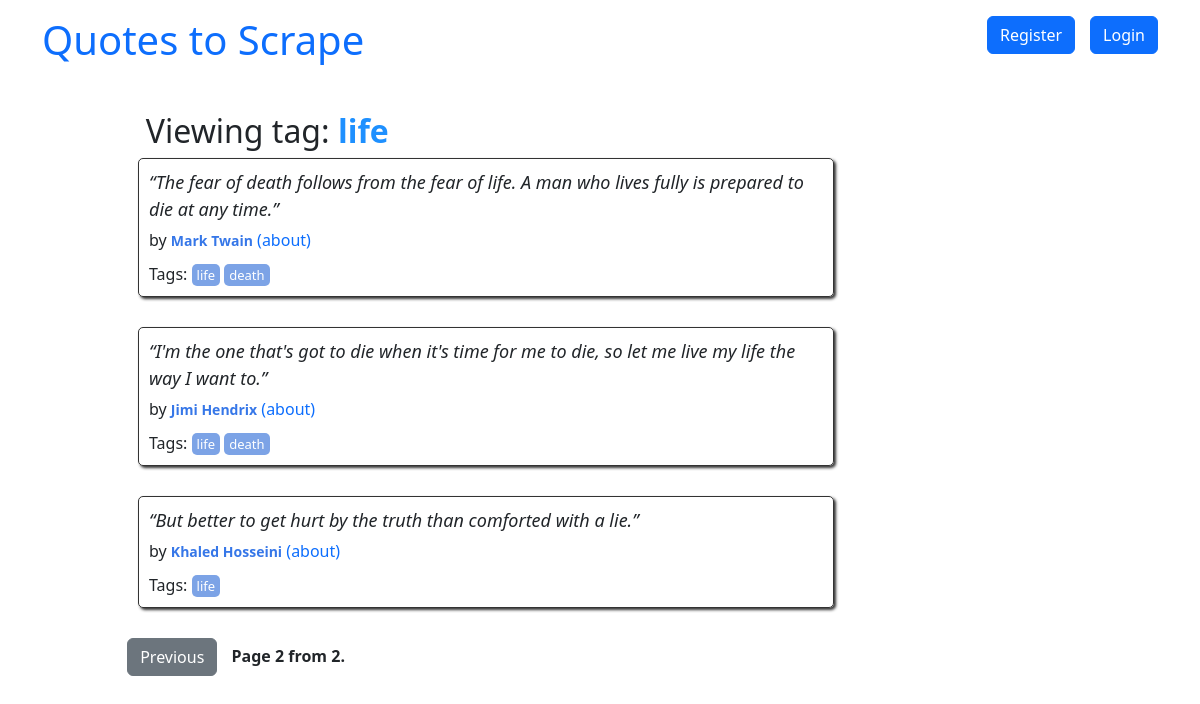
Screenshot of /tag/life/?page=2 with the database file from the repository.
### quotes/models.py (models this page shows, shortened)
class Tag(models.Model):
    name = models.CharField(max_length=60, null=False, unique=True)
    class Meta:
        verbose_name_plural = "Tags"
        verbose_name = "Tag"

class Quote(models.Model):
    user = models.ForeignKey(User, on_delete=models.CASCADE, default=None, null=True)
    quote = models.TextField()
    tags = models.ManyToManyField(Tag)
    author = models.ForeignKey(Author, on_delete=models.CASCADE, default=None, null=True)
    created_at = models.DateTimeField(auto_now_add=True)

class Author(models.Model):
    fullname = models.CharField(max_length=50)
    born_date = models.CharField(max_length=50)
    born_location = models.CharField(max_length=150)
    description = models.TextField()
    user = models.ForeignKey(User, on_delete=models.CASCADE, default=None, null=True)
    created_at = models.DateTimeField(auto_now_add=True)

### quotes/views.py (the view)
# urls.py: path('tag/<str:tag_name>/', views.TagQuotesView.as_view(), name='tag_quotes'),
class TagQuotesView(View):
    template_name = 'quotes/tag_quotes.html'
    quotes_per_page = 10
    def get(self, request, *args, **kwargs):
        tag_name = kwargs['tag_name']
        top_tags = Tag.objects.annotate(tag_count=Count("quote")).order_by("-tag_count")[:10]
        tag = get_object_or_404(Tag, name=tag_name)
        quotes_with_tag = get_list_or_404(Quote.objects.filter(tags=tag))
        paginator = Paginator(quotes_with_tag, self.quotes_per_page)
        page = request.GET.get('page')
        try:
            quotes_per_page = paginator.page(page)
        except (PageNotAnInteger, EmptyPage):
            quotes_per_page = paginator.page(1)
        context = {
            'tag_name': tag_name,
            'quotes_with_tag': quotes_per_page,
            "top_tags": top_tags
        }
        return render(request, self.template_name, context)

### quotes/templates/quotes/tag_quotes.html (shortened to what this page needs)
{% extends 'quotes/base.html' %}
{% load extract_authors %}
{% block content %}
<div class="author-details ms-5" style="margin-left: 10%;">
    <h2 class="author-title" style="margin-left: 5%;">
        Viewing tag: <b style="color:dodgerblue;">{{ tag_name }}</b>
    </h2>
    <div class="col-md-8">
        {% for quote in quotes_with_tag %}
        <div class="quote ms-5" itemscope="" itemtype="http://schema.org/CreativeWork">
            <span class="text" itemprop="text"> {{quote.quote}}
            </span>
            <span>by <small class="author" itemprop="author">{{ quote.author.fullname }}</small><a href="{% url 'quotes:author_detail' id=quote.author.id %}" target="_self"> (about)</a></span>
            <div class="tags">
                Tags:
                {% for tag in quote.tags.all %}
                <a class="tag" href="{% url 'quotes:tag_quotes' tag_name=tag.name %}">{{ tag.name }}</a>
                {% endfor %}
            </div>
        </div>
        {% endfor %}
        <nav>
            <div class="pagination" class="mb-3">
                <span class="step-links" style="margin-left: 5%;">
                    {% if quotes_with_tag.has_previous %}
                        <a class="btn btn-secondary" href="?page={{ quotes_with_tag.previous_page_number }}">Previous</a>
                    {% endif %}
                    <span class="current" style="margin: 0 10px;"><strong>Page {{ quotes_with_tag.number }} from {{ quotes_with_tag.paginator.num_pages }}.</strong></span>
                </span>
            </div>
        </nav>
    </div>
</div>
{% endblock %}

### quotes/static/quotes/styles.css (style rules this page uses)
a { text-decoration: none; }
.quote { padding: 10px; margin-bottom: 30px; border: 1px solid #333333; border-radius: 5px; box-shadow: 2px 2px 3px #333333; }
.quote span.text { display: block; margin-bottom: 5px; font-size: large; font-style: italic; }
.quote small.author { font-weight: bold; color: #3677E8; }
.quote .tags { margin-top: 10px; }
.tag { padding: 2px 5px; border-radius: 5px; color: white; font-size: small; background-color: #7CA3E6; }

### rows the page displays
Tag: name "life"
Quote: quote "“The fear of death follows from the fear of life. A man who lives fully is prepared to die at any time.”", author.fullname "Mark Twain"
Tag: name "death"
Quote: quote "“I'm the one that's got to die when it's time for me to die, so let me live my life the way I want to.”", author.fullname "Jimi Hendrix"
Quote: quote "“But better to get hurt by the truth than comforted with a lie.”", author.fullname "Khaled Hosseini"

### other values shown
{{ quotes_with_tag.number }} "2"
{{ quotes_with_tag.paginator.num_pages }} "2"
